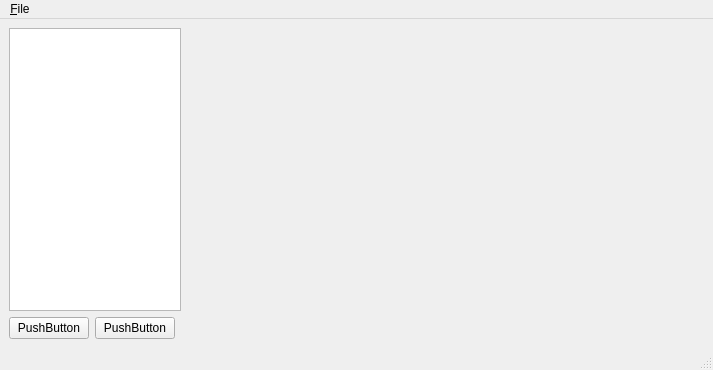
<?xml version="1.0" encoding="UTF-8"?>
<ui version="4.0">
 <class>MainWindow</class>
 <widget class="QMainWindow" name="MainWindow">
  <property name="geometry">
   <rect>
    <x>0</x>
    <y>0</y>
    <width>713</width>
    <height>370</height>
   </rect>
  </property>
  <property name="windowTitle">
   <string>MainWindow</string>
  </property>
  <widget class="QWidget" name="centralwidget">
   <layout class="QVBoxLayout" name="verticalLayout">
    <item>
     <layout class="QHBoxLayout" name="horizontalLayout" stretch="1,3">
      <item>
       <widget class="QTreeView" name="treeView">
        <property name="sizePolicy">
         <sizepolicy hsizetype="Preferred" vsizetype="Expanding">
          <horstretch>0</horstretch>
          <verstretch>0</verstretch>
         </sizepolicy>
        </property>
        <property name="contextMenuPolicy">
         <enum>Qt::ContextMenuPolicy::ActionsContextMenu</enum>
        </property>
       </widget>
      </item>
      <item>
       <widget class="QVTKOpenGLNativeWidget" name="widget" native="true">
        <property name="sizePolicy">
         <sizepolicy hsizetype="Expanding" vsizetype="Expanding">
          <horstretch>0</horstretch>
          <verstretch>0</verstretch>
         </sizepolicy>
        </property>
        <property name="minimumSize">
         <size>
          <width>400</width>
          <height>0</height>
         </size>
        </property>
       </widget>
      </item>
     </layout>
    </item>
    <item>
     <layout class="QHBoxLayout" name="horizontalLayout_2">
      <item>
       <widget class="QPushButton" name="pushButton">
        <property name="text">
         <string>PushButton</string>
        </property>
       </widget>
      </item>
      <item>
       <widget class="QPushButton" name="pushButton_2">
        <property name="text">
         <string>PushButton</string>
        </property>
       </widget>
      </item>
      <item>
       <spacer name="horizontalSpacer">
        <property name="orientation">
         <enum>Qt::Orientation::Horizontal</enum>
        </property>
        <property name="sizeHint" stdset="0">
         <size>
          <width>40</width>
          <height>20</height>
         </size>
        </property>
       </spacer>
      </item>
     </layout>
    </item>
   </layout>
  </widget>
  <widget class="QMenuBar" name="menubar">
   <property name="geometry">
    <rect>
     <x>0</x>
     <y>0</y>
     <width>713</width>
     <height>21</height>
    </rect>
   </property>
   <widget class="QMenu" name="menu_File">
    <property name="title">
     <string>&amp;File</string>
    </property>
    <addaction name="actionOpen_File"/>
   </widget>
   <addaction name="menu_File"/>
  </widget>
  <widget class="QStatusBar" name="statusbar"/>
  <action name="actionItem_Options">
   <property name="text">
    <string>Item Options</string>
   </property>
   <property name="menuRole">
    <enum>QAction::MenuRole::NoRole</enum>
   </property>
  </action>
  <action name="actionOpen_File">
   <property name="text">
    <string>Open FIle</string>
   </property>
   <property name="menuRole">
    <enum>QAction::MenuRole::NoRole</enum>
   </property>
  </action>
 </widget>
 <customwidgets>
  <customwidget>
   <class>QVTKOpenGLNativeWidget</class>
   <extends>QWidget</extends>
   <header>qvtkopenglnativewidget.h</header>
   <container>1</container>
  </customwidget>
 </customwidgets>
 <resources/>
 <connections/>
</ui>
